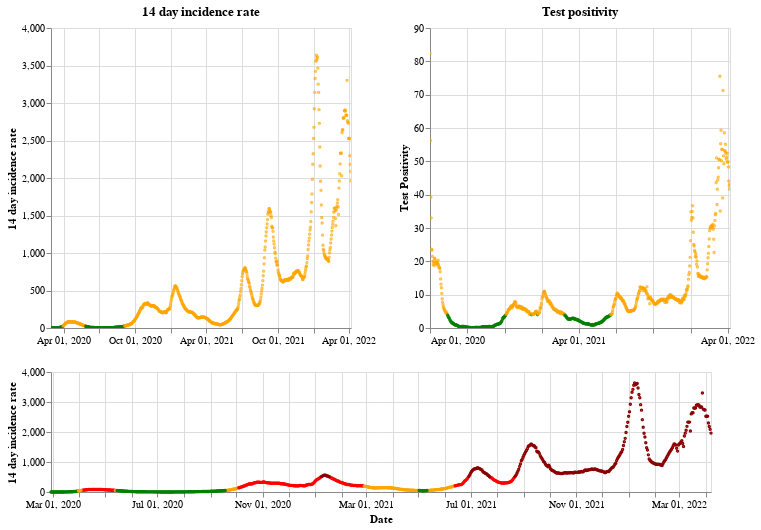

The notebook cell saved with this chart:
### Markdown cell above
## Scotland

### Code cell
plot_traffic_light('Scotland')

### Figure 1 — Vega-Lite specification as saved in the notebook (floating-point values rounded to 4 significant figures; data arrays with more than 128 entries replaced by an {"elided": "..."} marker saying what was removed)
{"config": {"view": {"continuousWidth": 400, "continuousHeight": 300}}, "vconcat": [{"hconcat": [{"mark": {"type": "point", "size": 2}, "encoding": {"color": {"condition": {"value": "green", "test": "(datum.twoWeeklyCasesRate <= 25)"}, "value": "orange"}, "tooltip": [{"type": "nominal", "field": "areaName"}, {"type": "temporal", "field": "date"}, {"type": "quantitative", "field": "twoWeeklyCasesRate"}, {"type": "quantitative", "field": "testPositivity"}], "x": {"type": "temporal", "axis": {"title": ""}, "field": "date", "scale": {"domain": {"selection": "DateBrush"}}, "timeUnit": "yearmonthdate"}, "y": {"type": "quantitative", "axis": {"title": "14 day incidence rate"}, "field": "twoWeeklyCasesRate"}}, "title": "14 day incidence rate", "width": 300}, {"mark": {"type": "point", "size": 2}, "encoding": {"color": {"condition": {"value": "green", "test": "(datum.testPositivity <= 4)"}, "value": "orange"}, "tooltip": [{"type": "nominal", "field": "areaName"}, {"type": "temporal", "field": "date"}, {"type": "quantitative", "field": "twoWeeklyCasesRate"}, {"type": "quantitative", "field": "testPositivity"}], "x": {"type": "temporal", "axis": {"title": ""}, "field": "date", "scale": {"domain": {"selection": "DateBrush"}}, "timeUnit": "yearmonthdate"}, "y": {"type": "quantitative", "axis": {"title": "Test Positivity"}, "field": "testPositivity"}}, "title": "Test positivity", "width": 300}]}, {"layer": [{"mark": {"type": "point", "size": 2}, "encoding": {"color": {"condition": {"value": "orange", "test": "(((datum.testPositivity < 4) && (datum.twoWeeklyCasesRate >= 50)) && (datum.twoWeeklyCasesRate < 200))"}, "value": "red"}, "opacity": {"condition": {"value": 1, "test": "((datum.twoWeeklyCasesRate >= 50) && (datum.twoWeeklyCasesRate < 500))"}, "value": 0}, "tooltip": [{"type": "nominal", "field": "areaName"}, {"type": "temporal", "field": "date"}, {"type": "quantitative", "field": "twoWeeklyCasesRate"}, {"type": "quantitative", "field": "testPositivity"}], "x": {"type": "temporal", "axis": {"title": "Date"}, "field": "date", "timeUnit": "yearmonthdate"}, "y": {"type": "quantitative", "axis": {"title": "14 day incidence rate"}, "field": "twoWeeklyCasesRate"}}, "selection": {"DateBrush": {"type": "interval", "encodings": ["x"], "fields": ["Time"]}}}, {"mark": {"type": "point", "size": 2}, "encoding": {"color": {"value": "darkred"}, "opacity": {"condition": {"value": 1, "test": "(datum.twoWeeklyCasesRate >= 500)"}, "value": 0}, "tooltip": [{"type": "nominal", "field": "areaName"}, {"type": "temporal", "field": "date"}, {"type": "quantitative", "field": "twoWeeklyCasesRate"}, {"type": "quantitative", "field": "testPositivity"}], "x": {"type": "temporal", "axis": {"title": "Date"}, "field": "date", "timeUnit": "yearmonthdate"}, "y": {"type": "quantitative", "axis": {"title": "14 day incidence rate"}, "field": "twoWeeklyCasesRate"}}}, {"mark": {"type": "point", "size": 2}, "encoding": {"color": {"condition": {"value": "green", "test": "((datum.testPositivity < 4) && (datum.twoWeeklyCasesRate < 50))"}, "value": "orange"}, "opacity": {"condition": {"value": 1, "test": "(datum.twoWeeklyCasesRate < 50)"}, "value": 0}, "tooltip": [{"type": "nominal", "field": "areaName"}, {"type": "temporal", "field": "date"}, {"type": "quantitative", "field": "twoWeeklyCasesRate"}, {"type": "quantitative", "field": "testPositivity"}], "x": {"type": "temporal", "axis": {"title": "Date"}, "field": "date", "timeUnit": "yearmonthdate"}, "y": {"type": "quantitative", "axis": {"title": "14 day incidence rate"}, "field": "twoWeeklyCasesRate"}}}], "height": 120, "width": 660}], "data": {"name": "data-903fa2565c0b97a000d2368cb5530b66"}, "$schema": "https://vega.github.io/schema/vega-lite/v4.8.1.json", "datasets": {"data-903fa2565c0b97a000d2368cb5530b66": {"elided": "770 records"}}}
